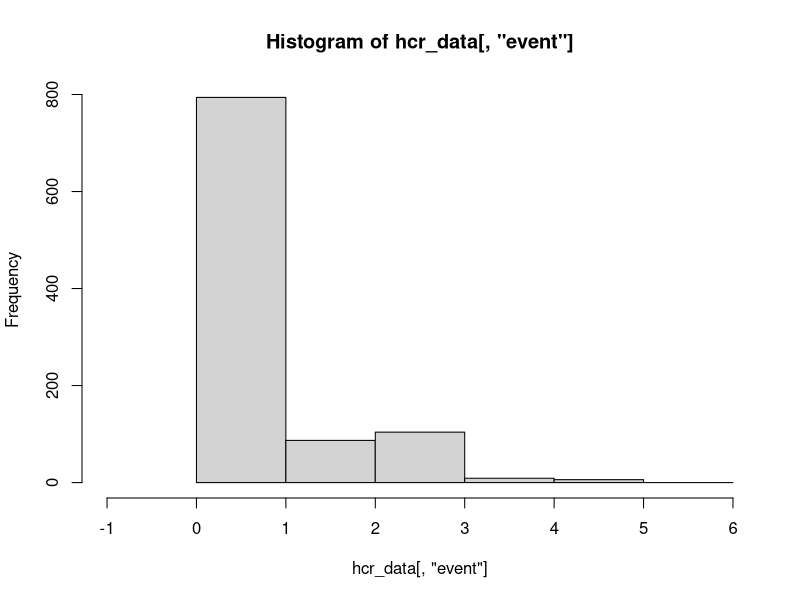

The R script that drew this image:
################################################################################
# 
# Investigation of SAAQ Traffic Ticket Violations
# 
# Simulation of a hidden competing risk model,
# in which outcomes are confounded.
# 
# 
# 
# Lee Morin, Ph.D.
# Assistant Professor
# Department of Economics
# College of Business Administration
# University of Central Florida
# 
# November 2, 2019
# 
################################################################################
# 
# Simulation of a hidden competing risk model,
# in which outcomes are confounded.
# 
################################################################################


################################################################################
# Clearing Workspace and Declaring Packages
################################################################################

# Clear workspace.
rm(list=ls(all=TRUE))


################################################################################
# Set parameters
################################################################################

# Outcomes and probabilities of individual events.
outcome_list <- c(1, 2, 3)
outcome_name_list <- c('S_1', 'S_2', 'S_3')
outcome_prob_list <- c(0.1, 0.1, 0.1)

# Number of observations
num_obs <- 1000






################################################################################
# Generate Data
################################################################################

# Initialize data frame.
hcr_data <- data.frame(event = numeric(num_obs))

# Generate realizations from each potential outcome.
for (outcome_num in 1:length(outcome_list)) {
  
  outcome_name <- outcome_name_list[outcome_num]
  outcome <- outcome_list[outcome_num]
  outcome_prob <- outcome_prob_list[outcome_num]
  
  hcr_data[, outcome_name] <- (runif(num_obs) <= outcome_prob)*outcome
  
  
}

# Generate cumulative event, with hidden individual outcomes. 
hcr_data[, 'event'] <- rowSums(hcr_data[, outcome_name_list])


summary(hcr_data)

hist(hcr_data[, 'event'], 
     xlim = c(-1, sum(outcome_list)), 
     breaks = seq(0, sum(outcome_list)))


################################################################################
# Draw up likelihood function
################################################################################

hcr_like <- function(outcome_prob_list, outcome_list, y) {
  
  
  
}


################################################################################
# Estimate to recover parameters
################################################################################



################################################################################
# Calculate standard errors
################################################################################



################################################################################
# End
################################################################################
